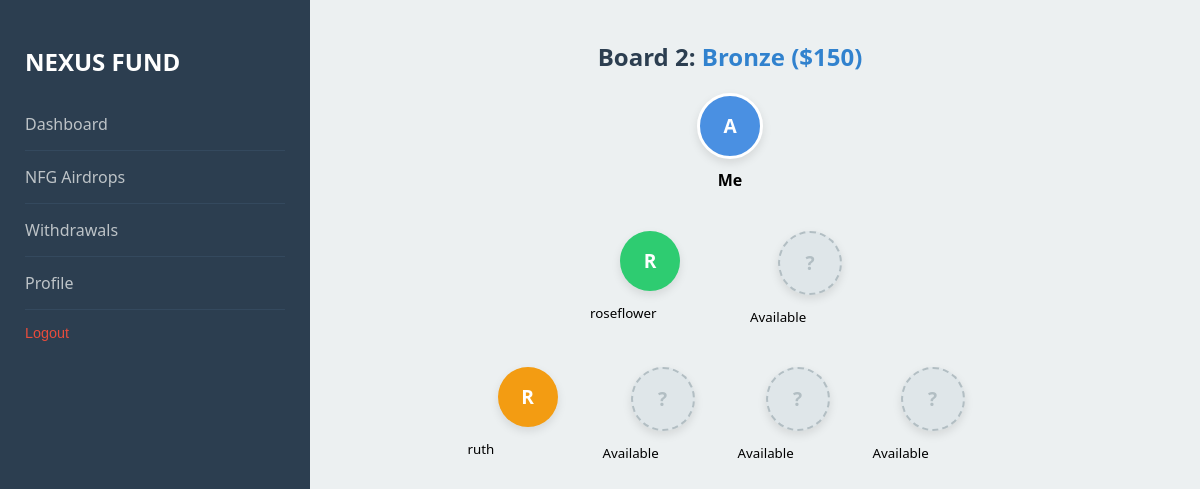
The page /matrix-tree/?board=2 (signed in) on the database its author committed.
### matrix/models.py (models this page shows, shortened)
class MemberProfile(models.Model):
    user = models.OneToOneField(User, on_delete=models.CASCADE)
    full_name = models.CharField(max_length=255)
    balance = models.DecimalField(max_digits=10, decimal_places=2, default=0.00)
    ref_id = models.CharField(max_length=12, unique=True, blank=True)
    sponser = models.ForeignKey('self', on_delete=models.SET_NULL, null=True, blank=True, related_name='referrals')
    is_position_locked = models.BooleanField(default=False)
    wallet = models.DecimalField(max_digits=12, decimal_places=2, default=0.0)
    nfg_balance = models.DecimalField(max_digits=20, decimal_places=2, default=0.0)
    is_active = models.BooleanField(default=False)
    paid_referrals_count = models.IntegerField(default=0)
    payment_status = models.CharField(max_length=20, choices=[('pending', 'Pending'), ('paid', 'Paid')], default='pending')
    transaction_hash = models.CharField(max_length=100, unique=True, blank=True, null=True)
    is_already_placed_in_b1 = models.BooleanField(default=False)
    current_board = models.IntegerField(default=1)
    board_1_count_value = models.IntegerField(default=0, db_column='board_1_count')
    board_2_count = models.IntegerField(default=0)
    board_3_count = models.IntegerField(default=0)
    board_4_count = models.IntegerField(default=0)
    board_5_count = models.IntegerField(default=0)
    cycle_count = models.IntegerField(default=0)
    left_child_b1 = models.ForeignKey('self', on_delete=models.SET_NULL, null=True, blank=True, related_name='parent_l_b1')
    right_child_b1 = models.ForeignKey('self', on_delete=models.SET_NULL, null=True, blank=True, related_name='parent_r_b1')
    left_child_b2 = models.ForeignKey('self', on_delete=models.SET_NULL, null=True, blank=True, related_name='parent_l_b2')
    right_child_b2 = models.ForeignKey('self', on_delete=models.SET_NULL, null=True, blank=True, related_name='parent_r_b2')
    left_child_b3 = models.ForeignKey('self', on_delete=models.SET_NULL, null=True, blank=True, related_name='parent_l_b3')
    right_child_b3 = models.ForeignKey('self', on_delete=models.SET_NULL, null=True, blank=True, related_name='parent_r_b3')
    left_child_b4 = models.ForeignKey('self', on_delete=models.SET_NULL, null=True, blank=True, related_name='parent_l_b4')
    right_child_b4 = models.ForeignKey('self', on_delete=models.SET_NULL, null=True, blank=True, related_name='parent_r_b4')
    left_child_b5 = models.ForeignKey('self', on_delete=models.SET_NULL, null=True, blank=True, related_name='parent_l_b5')
    right_child_b5 = models.ForeignKey('self', on_delete=models.SET_NULL, null=True, blank=True, related_name='parent_r_b5')
    payment_order_id = models.CharField(max_length=100, blank=True, null=True)
    board_1_earned = models.DecimalField(max_digits=10, decimal_places=2, default=0.00)
    board_2_earned = models.DecimalField(max_digits=10, decimal_places=2, default=0.00)
    board_3_earned = models.DecimalField(max_digits=10, decimal_places=2, default=0.00)
    board_4_earned = models.DecimalField(max_digits=10, decimal_places=2, default=0.00)
    board_5_earned = models.DecimalField(max_digits=10, decimal_places=2, default=0.00)

### matrix/views.py (the view)
# urls.py: path('matrix-tree/', views.matrix_tree_view, name='matrix_tree'),
@login_required
def matrix_tree_view(request):
    p = request.user.memberprofile
    board = request.GET.get('board', '1')
    if board not in ['1', '2', '3', '4', '5']:
        board = '1'
    left_field = f'left_child_b{board}'
    right_field = f'right_child_b{board}'
    l1_left = getattr(p, left_field, None)
    l1_right = getattr(p, right_field, None)
    l2_ll = getattr(l1_left, left_field, None) if l1_left else None
    l2_lr = getattr(l1_left, right_field, None) if l1_left else None
    l2_rl = getattr(l1_right, left_field, None) if l1_right else None
    l2_rr = getattr(l1_right, right_field, None) if l1_right else None
    context = {
        'head': p,
        'l1_left': l1_left,
        'l1_right': l1_right,
        'l2_ll': l2_ll,
        'l2_lr': l2_lr,
        'l2_rl': l2_rl,
        'l2_rr': l2_rr,
        'current_board': board
    }
    return render(request, 'matrix/matrix_tree.html', context)

### matrix/templates/matrix/matrix_tree.html (shortened to what this page needs)
{% extends 'base.html' %}
{% block content %}
    <div class="tree-header" style="text-align: center; margin-bottom: 20px;">
        {% with view_board=request.GET.board|default:user.memberprofile.current_board %}
            <h2 style="color: #2c3e50;">
                Board {{ view_board }}:
                <span style="color: #3182ce;">
                    {% if view_board == "1" or view_board == 1 %} Starter ($50)
                    {% elif view_board == "2" or view_board == 2 %} Bronze ($150)
                    {% elif view_board == "3" or view_board == 3 %} Silver ($400)
                    {% elif view_board == "4" or view_board == 4 %} Gold ($1100)
                   {% elif view_board == "5" or view_board == 5 %} Diamond ($3400)
                    {% endif %}
                </span>
            </h2>
        {% endwith %}
    </div>
    <div style="width: 100%; text-align: center; margin-bottom: 20px;">
        <div class="user-node">
            <div class="avatar-circle color-me">{{ head.user.username|slice:":1"|upper }}</div>
            <strong>Me</strong>
        </div>
    </div>
    <div class="tree-row">
        <div class="user-node">
            <div class="avatar-circle {% if l1_left %}color-l1{% else %}color-empty{% endif %}">
                {% if l1_left %}{{ l1_left.user.username|slice:":1"|upper }}{% else %}?{% endif %}
            </div>
            <small>{{ l1_left.user.username|default:"Available" }}</small>
        </div>
        <div class="user-node">
            <div class="avatar-circle {% if l1_right %}color-l1{% else %}color-empty{% endif %}">
                {% if l1_right %}{{ l1_right.user.username|slice:":1"|upper }}{% else %}?{% endif %}
            </div>
            <small>{{ l1_right.user.username|default:"Available" }}</small>
        </div>
    </div>
    <div class="tree-row" style="gap: 15px;">
        <div class="user-node">
            <div class="avatar-circle {% if l2_ll %}color-l2{% else %}color-empty{% endif %}">
                {% if l2_ll %}{{ l2_ll.user.username|slice:":1"|upper }}{% else %}?{% endif %}
            </div>
            <small>{{ l2_ll.user.username|default:"Available" }}</small>
        </div>
        <div class="user-node">
            <div class="avatar-circle {% if l2_lr %}color-l2{% else %}color-empty{% endif %}">
                {% if l2_lr %}{{ l2_lr.user.username|slice:":1"|upper }}{% else %}?{% endif %}
            </div>
            <small>{{ l2_lr.user.username|default:"Available" }}</small>
        </div>
        <div class="user-node">
            <div class="avatar-circle {% if l2_rl %}color-l2{% else %}color-empty{% endif %}">
                {% if l2_rl %}{{ l2_rl.user.username|slice:":1"|upper }}{% else %}?{% endif %}
            </div>
            <small>{{ l2_rl.user.username|default:"Available" }}</small>
        </div>
        <div class="user-node">
            <div class="avatar-circle {% if l2_rr %}color-l2{% else %}color-empty{% endif %}">
                {% if l2_rr %}{{ l2_rr.user.username|slice:":1"|upper }}{% else %}?{% endif %}
            </div>
            <small>{{ l2_rr.user.username|default:"Available" }}</small>
        </div>
    </div>
</div>
{% endblock %}

### matrix/templates/base.html (style rules this page uses)
:root { --primary: #2c3e50; --accent: #27ae60; --dark: #1a252f; --light: #ecf0f1; --warning: #f39c12; --danger: #e74c3c; }
body { font-family: 'Segoe UI', Tahoma, Geneva, Verdana, sans-serif; background: var(--light); margin: 0; display: flex; flex-direction: column; }

### matrix/templates/matrix/matrix_tree.html (style rules this page uses)
.avatar-circle { width: 60px; height: 60px; border-radius: 50%; margin: 0 auto 10px; display: flex; align-items: center; justify-content: center; font-weight: bold; font-size: 1.2rem; color: white; box-shadow: 0 4px 10px rgba(0,0,0,0.1); }
.user-node { display: inline-block; width: 120px; transition: transform 0.2s; }
.color-me { background: #4a90e2; border: 3px solid #fff; }
.color-l1 { background: #2ecc71; }
.color-l2 { background: #f39c12; }
.color-empty { background: #dfe6e9; color: #b2bec3; border: 2px dashed #b2bec3; }
.tree-row { display: flex; justify-content: center; gap: 40px; margin-top: 40px; position: relative; }

### rows shown on the page
MemberProfile: user.username "A"
MemberProfile: user.username "R", user.username "roseflower"
MemberProfile: user.username "R", user.username "ruth"

### other values the page prints
{{ view_board }} "2"
{{ l1_right.user.username|default:"Available" }} "Available"
{{ l2_lr.user.username|default:"Available" }} "Available"
{{ l2_rl.user.username|default:"Available" }} "Available"
{{ l2_rr.user.username|default:"Available" }} "Available"
